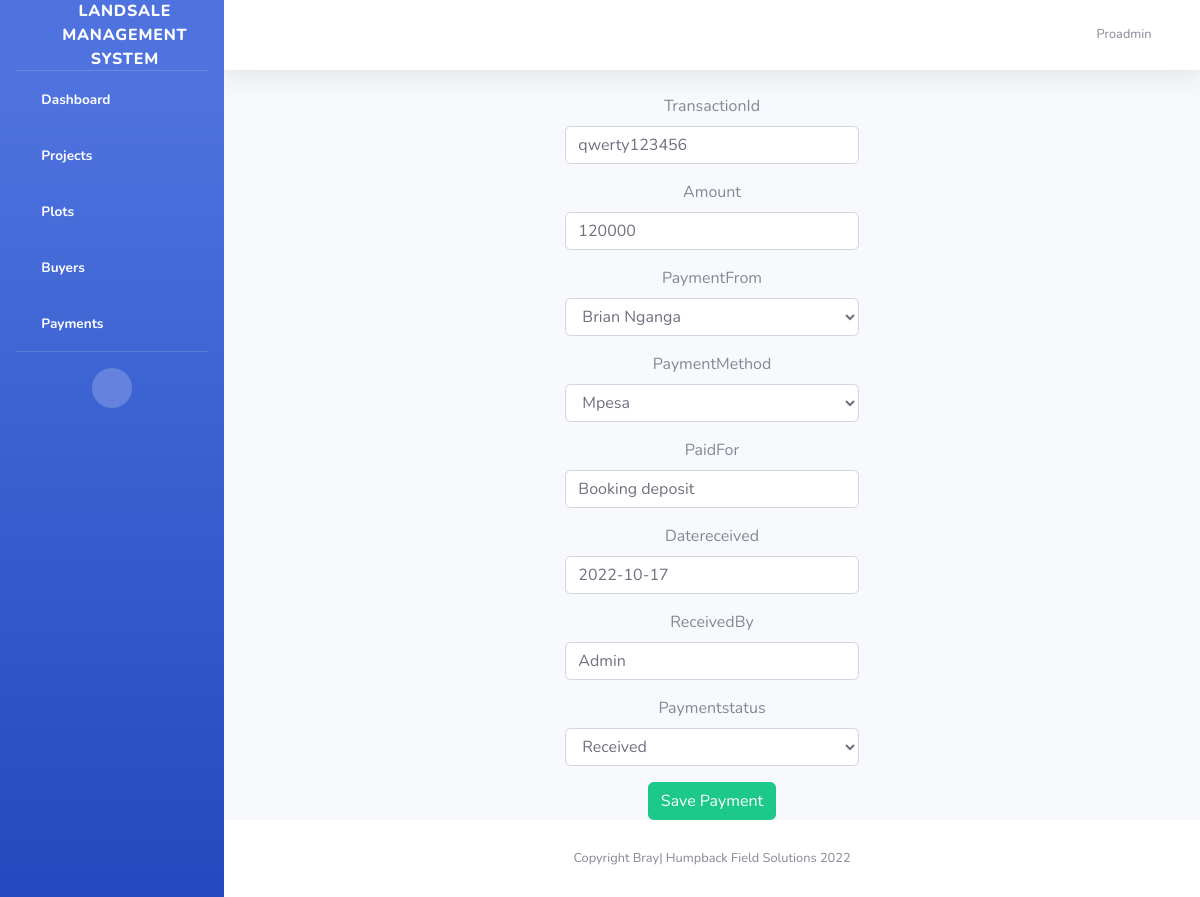
The app's page /payments/2/edit/ (signed in), older data.
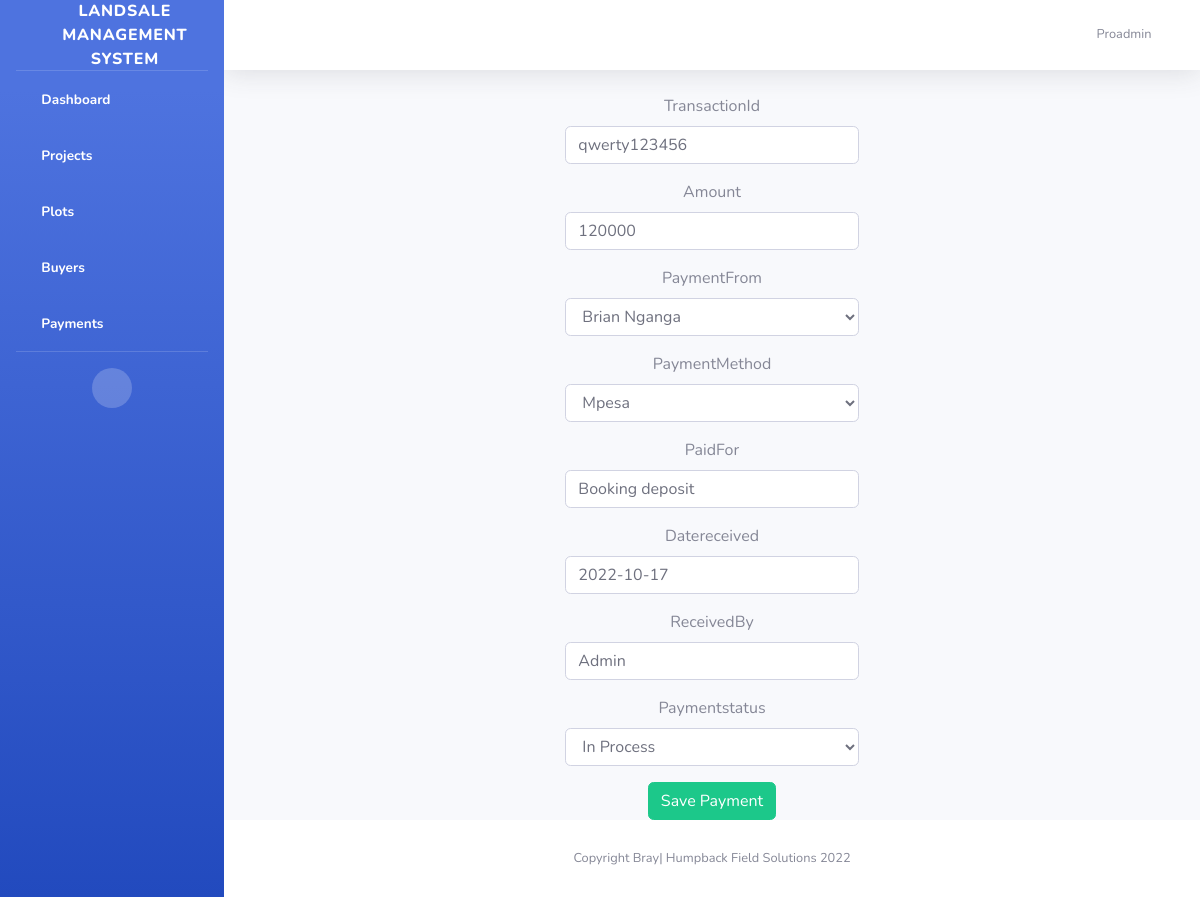
The same page, newer data.
### buyers/models.py (models this page shows, shortened)
class BuyerPayments(models.Model):
    payment_Methods = (
        ("cash","cash"),
        ("Mpesa","Mpesa"),
        ("Check","Check"),
        ("Bank Deposit","Bank Deposit")
    )
    transaction_Status = (
        ("In Process","In Process"),
        ("Received","Received"),
        ("Verified","Verified")
    )
    transactionId = models.CharField(max_length=15, null=True)
    amount = models.IntegerField(null=True)
    paymentFrom = models.ForeignKey(BuyerInfo, on_delete=models.CASCADE)
    paymentMethod = models.CharField(choices=payment_Methods, max_length=100, null=True)
    paidFor = models.CharField(max_length=15, null=True)
    dateReceived = models.DateField(null=True)
    receivedBy = models.CharField(max_length=15, null=True)
    paymentstatus = models.CharField(choices=transaction_Status,max_length=100, null=True)

### buyers/views.py (the view)
# urls.py: path('payments/<int:payment_id>/edit/', views.edit_payment, name='edit_payment'),
@login_required(login_url='/accounts/login/')
def edit_payment(request, payment_id):
    payment = get_object_or_404(BuyerPayments, id=payment_id)
    if request.method == 'POST':
        form = PaymentForm(request.POST, instance=payment)
        if form.is_valid():
            form.save()
            messages.success(request, "Payment updated successfully")
            return HttpResponseRedirect('/payments')
        else:
            messages.error(request, "Error updating payment")
    else:
        form = PaymentForm(instance=payment)
    return render(request, 'buyers/edit_payment.html', {'form': form})

### buyers/forms.py
class PaymentForm(ModelForm):
    dateReceived = forms.DateField(widget=forms.TextInput(attrs={'class': 'datepicker'}))
    def __init__(self, *args, **kwargs):
        self.helper = FormHelper()
        self.helper.layout = Layout(
            Div(
                Div(Field('dateReceived'), css_class='col-md-4', ),
                Div(Field('transactionId'), css_class='col-md-4', ),
                Div(Field('amount'), css_class='col-md-4', ),
                Div(Field('paymentFrom'), css_class='col-md-4', ),
                Div(Field('paymentMethod'), css_class='col-md-4', ),
                Div(Field('paidFor'), css_class='col-md-4', ),
                Div(Field('receivedby'), css_class='col-md-4', ),
                Div(Field('paymentstatus'), css_class='col-md-4', ),
                css_class='row',
            ),
            ButtonHolder(
                Submit('submit', 'Save', css_class='button white')
            )
        )
        super(PaymentForm, self).__init__(*args, **kwargs)
    class Meta:
        model = BuyerPayments
        fields = "__all__"

### buyers/models.py (called while the page is built)
    def __str__(self):
        return self.first_name + " " + self.last_name

### templates/buyers/edit_payment.html (shortened to what this page needs)
{% extends 'base2.html' %}
{% load bootstrap4 %}
{% load static %}
{% block content %}
    <div class="container container-fluid">
        <div class="row">
            <div class="col-md-4"></div>
            <div class="col-md-4">
                <div class="text-center">
                    <form method="POST" enctype="multipart/form-data" class="post-form">
                        {% bootstrap_form form %}
                        <button type="submit" class="save btn btn-success" > Save Payment </button>
                    </form>
                </div>
            </div>
            <div class="col-md-4"></div>
        </div>
    </div>
{% endblock %}

Row changes from the older to the newer data that the page shows:
changed BuyerPayments "qwerty123456": paymentstatus "Received" → "In Process"
